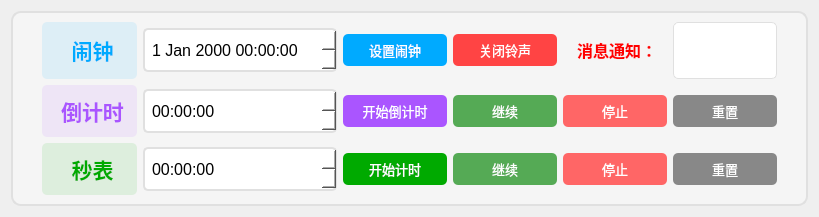
      <widget class="QWidget" name="clock">
       <layout class="QGridLayout" name="gridLayout_11">
        <item row="0" column="0">
         <widget class="QFrame" name="frame_8">
          <property name="styleSheet">
           <string notr="true">/* 主框架样式 */
QFrame#frame_8 {
    background-color: #f5f5f5;
    border: 2px solid #e0e0e0;
    border-radius: 10px;
}
QPushButton {
    border-radius: 5px;
    padding: 6px 12px;
    font-size: 10pt;
    min-width: 80px;
    color: white;
    border: none;
}
QPushButton#stopCountdownBtn_2:hover,
QPushButton#stopStopwatchBtn:hover {
    background-color: #ee5555;
}

QPushButton#continueCountdownBtn_2:hover,
QPushButton#continueStopwatchBtn:hover {
    background-color: #449944;
}

QPushButton#resetCountdownBtn_2:hover,
QPushButton#resetStopwatchBtn:hover {
    background-color: #777777;
}
/* 按钮禁用状态 */
QPushButton:disabled {
    background-color: #cccccc;
    color: #888888;
}

/* 消息通知标签样式 */
QLabel#notificationLabel_2 {
    background-color: white;
    border: 1px solid #e0e0e0;
    border-radius: 5px;
    padding: 10px;
    font-size: 11pt;
}
</string>
          </property>
          <property name="frameShape">
           <enum>QFrame::Shape::StyledPanel</enum>
          </property>
          <property name="frameShadow">
           <enum>QFrame::Shadow::Raised</enum>
          </property>
          <layout class="QGridLayout" name="gridLayout">
           <item row="1" column="1">
            <widget class="QLabel" name="label_13">
             <property name="styleSheet">
              <string notr="true">QLabel#label_13 {
    color: #aa55ff;
    font-size: 16pt;
    font-weight: bold;
    padding: 10px;
    background-color: rgba(170, 85, 255, 0.1);
    border-radius: 5px;
}</string>
             </property>
             <property name="text">
              <string>&lt;html&gt;&lt;head/&gt;&lt;body&gt;&lt;p align=&quot;center&quot;&gt;&lt;span style=&quot; font-size:16pt; font-weight:700; color:#aa55ff;&quot;&gt;倒计时&lt;/span&gt;&lt;/p&gt;&lt;/body&gt;&lt;/html&gt;</string>
             </property>
            </widget>
           </item>
           <item row="2" column="2">
            <widget class="QTimeEdit" name="stopwatchTimeEdit">
             <property name="styleSheet">
              <string notr="true">QTimeEdit, QDateTimeEdit {
    background-color: white;
    border: 2px solid #e0e0e0;
    border-radius: 5px;
    padding: 5px;
    min-height: 30px;
    font-size: 12pt;
}

QTimeEdit:hover, QDateTimeEdit:hover {
    border-color: #00aaff;
}

QTimeEdit:focus, QDateTimeEdit:focus {
    border-color: #00aaff;
    background-color: #f8f8f8;
}</string>
             </property>
            </widget>
           </item>
           <item row="2" column="1">
            <widget class="QLabel" name="label_14">
             <property name="styleSheet">
              <string notr="true">QLabel#label_14 {
    color: #00aa00;
    font-size: 16pt;
    font-weight: bold;
    padding: 10px;
    background-color: rgba(0, 170, 0, 0.1);
    border-radius: 5px;
}</string>
             </property>
             <property name="text">
              <string>&lt;html&gt;&lt;head/&gt;&lt;body&gt;&lt;p align=&quot;center&quot;&gt;&lt;span style=&quot; font-size:16pt; font-weight:700; color:#00aa00;&quot;&gt;秒表&lt;/span&gt;&lt;/p&gt;&lt;/body&gt;&lt;/html&gt;</string>
             </property>
            </widget>
           </item>
           <item row="1" column="5">
            <widget class="QPushButton" name="stopCountdownBtn_2">
             <property name="styleSheet">
              <string notr="true">QPushButton#startCountdownBtn_2 {
    background-color: #aa55ff;
}

QPushButton#startCountdownBtn_2:hover {
    background-color: #9944ee;
}

QPushButton#stopCountdownBtn_2 {
    background-color: #ff6666;
}

QPushButton#continueCountdownBtn_2 {
    background-color: #55aa55;
}

QPushButton#resetCountdownBtn_2 {
    background-color: #888888;
}</string>
             </property>
             <property name="text">
              <string>停止</string>
             </property>
            </widget>
           </item>
           <item row="0" column="1">
            <widget class="QLabel" name="label_12">
             <property name="styleSheet">
              <string notr="true">QLabel#label_12 {
    color: #00aaff;
    font-size: 16pt;
    font-weight: bold;
    padding: 10px;
    background-color: rgba(0, 170, 255, 0.1);
    border-radius: 5px;
}</string>
             </property>
             <property name="text">
              <string>&lt;html&gt;&lt;head/&gt;&lt;body&gt;&lt;p align=&quot;center&quot;&gt;&lt;span style=&quot; font-size:16pt; font-weight:700; color:#00aaff;&quot;&gt;闹钟&lt;/span&gt;&lt;/p&gt;&lt;/body&gt;&lt;/html&gt;</string>
             </property>
            </widget>
           </item>
           <item row="1" column="6">
            <widget class="QPushButton" name="resetCountdownBtn_2">
             <property name="styleSheet">
              <string notr="true">QPushButton#startCountdownBtn_2 {
    background-color: #aa55ff;
}

QPushButton#startCountdownBtn_2:hover {
    background-color: #9944ee;
}

QPushButton#stopCountdownBtn_2 {
    background-color: #ff6666;
}

QPushButton#continueCountdownBtn_2 {
    background-color: #55aa55;
}

QPushButton#resetCountdownBtn_2 {
    background-color: #888888;
}</string>
             </property>
             <property name="text">
              <string>重置</string>
             </property>
            </widget>
           </item>
           <item row="2" column="6">
            <widget class="QPushButton" name="resetStopwatchBtn">
             <property name="styleSheet">
              <string notr="true">QPushButton#startStopwatchBtn {
    background-color: #00aa00;
}

QPushButton#startStopwatchBtn:hover {
    background-color: #008800;
}

QPushButton#stopStopwatchBtn {
    background-color: #ff6666;
}

QPushButton#continueStopwatchBtn {
    background-color: #55aa55;
}

QPushButton#resetStopwatchBtn {
    background-color: #888888;
}
</string>
             </property>
             <property name="text">
              <string>重置</string>
             </property>
            </widget>
           </item>
           <item row="0" column="0">
            <spacer name="horizontalSpacer_5">
             <property name="orientation">
              <enum>Qt::Orientation::Horizontal</enum>
             </property>
             <property name="sizeType">
              <enum>QSizePolicy::Policy::Preferred</enum>
             </property>
             <property name="sizeHint" stdset="0">
              <size>
               <width>20</width>
               <height>20</height>
              </size>
             </property>
            </spacer>
           </item>
           <item row="2" column="5">
            <widget class="QPushButton" name="stopStopwatchBtn">
             <property name="styleSheet">
              <string notr="true">QPushButton#startStopwatchBtn {
    background-color: #00aa00;
}

QPushButton#startStopwatchBtn:hover {
    background-color: #008800;
}

QPushButton#stopStopwatchBtn {
    background-color: #ff6666;
}

QPushButton#continueStopwatchBtn {
    background-color: #55aa55;
}

QPushButton#resetStopwatchBtn {
    background-color: #888888;
}
</string>
             </property>
             <property name="text">
              <string>停止</string>
             </property>
            </widget>
           </item>
           <item row="0" column="6">
            <widget class="QLabel" name="notificationLabel_2">
             <property name="maximumSize">
              <size>
               <width>16777215</width>
               <height>595</height>
              </size>
             </property>
             <property name="text">
              <string>&lt;html&gt;&lt;head/&gt;&lt;body&gt;&lt;p&gt;&lt;br/&gt;&lt;/p&gt;&lt;/body&gt;&lt;/html&gt;</string>
             </property>
            </widget>
           </item>
           <item row="1" column="4">
            <widget class="QPushButton" name="continueCountdownBtn_4">
             <property name="styleSheet">
              <string notr="true">QPushButton#startCountdownBtn_2 {
    background-color: #aa55ff;
}

QPushButton#startCountdownBtn_2:hover {
    background-color: #9944ee;
}

QPushButton#stopCountdownBtn_2 {
    background-color: #ff6666;
}

QPushButton#continueCountdownBtn_4 {
    background-color: #55aa55;
}

QPushButton#resetCountdownBtn_2 {
    background-color: #888888;
}</string>
             </property>
             <property name="text">
              <string>继续</string>
             </property>
            </widget>
           </item>
           <item row="0" column="2">
            <widget class="QDateTimeEdit" name="alarmTimeEdit_4">
             <property name="styleSheet">
              <string notr="true">QTimeEdit, QDateTimeEdit {
    background-color: white;
    border: 2px solid #e0e0e0;
    border-radius: 5px;
    padding: 5px;
    min-height: 30px;
    font-size: 12pt;
}

QTimeEdit:hover, QDateTimeEdit:hover {
    border-color: #00aaff;
}

QTimeEdit:focus, QDateTimeEdit:focus {
    border-color: #00aaff;
    background-color: #f8f8f8;
}
</string>
             </property>
            </widget>
           </item>
           <item row="0" column="4">
            <widget class="QPushButton" name="stopSoundBtn_2">
             <property name="styleSheet">
              <string notr="true">QPushButton#setAlarmBtn_2 {
    background-color: #00aaff;
}

QPushButton#setAlarmBtn_2:hover {
    background-color: #0088cc;
}

QPushButton#stopSoundBtn_2 {
    background-color: #ff4444;
}

QPushButton#stopSoundBtn_2:hover {
    background-color: #cc3333;
}
</string>
             </property>
             <property name="text">
              <string>关闭铃声</string>
             </property>
            </widget>
           </item>
           <item row="1" column="3">
            <widget class="QPushButton" name="startCountdownBtn_2">
             <property name="styleSheet">
              <string notr="true">QPushButton#startCountdownBtn_2 {
    background-color: #aa55ff;
}

QPushButton#startCountdownBtn_2:hover {
    background-color: #9944ee;
}

QPushButton#stopCountdownBtn_2 {
    background-color: #ff6666;
}

QPushButton#continueCountdownBtn_2 {
    background-color: #55aa55;
}

QPushButton#resetCountdownBtn_2 {
    background-color: #888888;
}</string>
             </property>
             <property name="text">
              <string>开始倒计时</string>
             </property>
            </widget>
           </item>
           <item row="2" column="4">
            <widget class="QPushButton" name="continueStopwatchBtn">
             <property name="styleSheet">
              <string notr="true">QPushButton#startStopwatchBtn {
    background-color: #00aa00;
}

QPushButton#startStopwatchBtn:hover {
    background-color: #008800;
}

QPushButton#stopStopwatchBtn {
    background-color: #ff6666;
}

QPushButton#continueStopwatchBtn {
    background-color: #55aa55;
}

QPushButton#resetStopwatchBtn {
    background-color: #888888;
}
</string>
             </property>
             <property name="text">
              <string>继续</string>
             </property>
            </widget>
           </item>
           <item row="0" column="5">
            <widget class="QLabel" name="label_15">
             <property name="styleSheet">
              <string notr="true">QLabel#label_15 {
    color: #ff0000;
    font-size: 12pt;
    font-weight: bold;
    padding: 5px;
}</string>
             </property>
             <property name="text">
              <string>&lt;html&gt;&lt;head/&gt;&lt;body&gt;&lt;p align=&quot;center&quot;&gt;&lt;span style=&quot; font-size:12pt; font-weight:700; color:#ff0000;&quot;&gt;消息通知：&lt;/span&gt;&lt;/p&gt;&lt;/body&gt;&lt;/html&gt;</string>
             </property>
            </widget>
           </item>
           <item row="2" column="3">
            <widget class="QPushButton" name="startStopwatchBtn">
             <property name="styleSheet">
              <string notr="true">QPushButton#startStopwatchBtn {
    background-color: #00aa00;
}

QPushButton#startStopwatchBtn:hover {
    background-color: #008800;
}

QPushButton#stopStopwatchBtn {
    background-color: #ff6666;
}

QPushButton#continueStopwatchBtn {
    background-color: #55aa55;
}

QPushButton#resetStopwatchBtn {
    background-color: #888888;
}
</string>
             </property>
             <property name="text">
              <string>开始计时</string>
             </property>
            </widget>
           </item>
           <item row="1" column="2">
            <widget class="QTimeEdit" name="countdownTimeEdit_2">
             <property name="styleSheet">
              <string notr="true">QTimeEdit, QDateTimeEdit {
    background-color: white;
    border: 2px solid #e0e0e0;
    border-radius: 5px;
    padding: 5px;
    min-height: 30px;
    font-size: 12pt;
}

QTimeEdit:hover, QDateTimeEdit:hover {
    border-color: #00aaff;
}

QTimeEdit:focus, QDateTimeEdit:focus {
    border-color: #00aaff;
    background-color: #f8f8f8;
}</string>
             </property>
            </widget>
           </item>
           <item row="0" column="3">
            <widget class="QPushButton" name="setAlarmBtn_4">
             <property name="styleSheet">
              <string notr="true">QPushButton#setAlarmBtn_4 {
    background-color: #00aaff;
}

QPushButton#setAlarmBtn_4:hover {
    background-color: #0088cc;
}

</string>
             </property>
             <property name="text">
              <string>设置闹钟</string>
             </property>
            </widget>
           </item>
           <item row="0" column="7">
            <spacer name="horizontalSpacer_6">
             <property name="orientation">
              <enum>Qt::Orientation::Horizontal</enum>
             </property>
             <property name="sizeType">
              <enum>QSizePolicy::Policy::Preferred</enum>
             </property>
             <property name="sizeHint" stdset="0">
              <size>
               <width>20</width>
               <height>20</height>
              </size>
             </property>
            </spacer>
           </item>
           <item row="1" column="0">
            <spacer name="horizontalSpacer_31">
             <property name="orientation">
              <enum>Qt::Orientation::Horizontal</enum>
             </property>
             <property name="sizeType">
              <enum>QSizePolicy::Policy::Preferred</enum>
             </property>
             <property name="sizeHint" stdset="0">
              <size>
               <width>20</width>
               <height>20</height>
              </size>
             </property>
            </spacer>
           </item>
           <item row="1" column="7">
            <spacer name="horizontalSpacer_32">
             <property name="orientation">
              <enum>Qt::Orientation::Horizontal</enum>
             </property>
             <property name="sizeType">
              <enum>QSizePolicy::Policy::Preferred</enum>
             </property>
             <property name="sizeHint" stdset="0">
              <size>
               <width>20</width>
               <height>20</height>
              </size>
             </property>
            </spacer>
           </item>
           <item row="2" column="0">
            <spacer name="horizontalSpacer_33">
             <property name="orientation">
              <enum>Qt::Orientation::Horizontal</enum>
             </property>
             <property name="sizeType">
              <enum>QSizePolicy::Policy::Preferred</enum>
             </property>
             <property name="sizeHint" stdset="0">
              <size>
               <width>20</width>
               <height>20</height>
              </size>
             </property>
            </spacer>
           </item>
           <item row="2" column="7">
            <spacer name="horizontalSpacer_34">
             <property name="orientation">
              <enum>Qt::Orientation::Horizontal</enum>
             </property>
             <property name="sizeType">
              <enum>QSizePolicy::Policy::Preferred</enum>
             </property>
             <property name="sizeHint" stdset="0">
              <size>
               <width>20</width>
               <height>20</height>
              </size>
             </property>
            </spacer>
           </item>
          </layout>
         </widget>
        </item>
       </layout>
      </widget>
